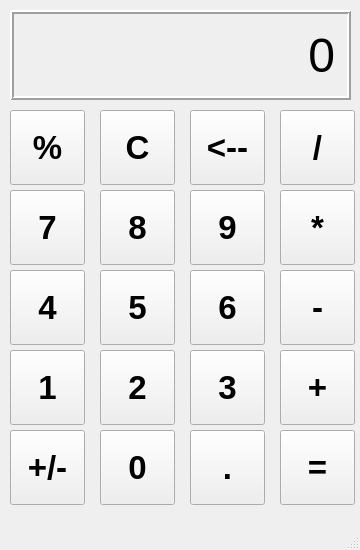
<?xml version="1.0" encoding="UTF-8"?>
<ui version="4.0">
 <class>MainWindow</class>
 <widget class="QMainWindow" name="MainWindow">
  <property name="geometry">
   <rect>
    <x>0</x>
    <y>0</y>
    <width>360</width>
    <height>550</height>
   </rect>
  </property>
  <property name="windowTitle">
   <string>Calculator</string>
  </property>
  <widget class="QWidget" name="centralwidget">
   <widget class="QLabel" name="outputLabel">
    <property name="geometry">
     <rect>
      <x>10</x>
      <y>10</y>
      <width>341</width>
      <height>90</height>
     </rect>
    </property>
    <property name="font">
     <font>
      <pointsize>36</pointsize>
     </font>
    </property>
    <property name="frameShape">
     <enum>QFrame::Box</enum>
    </property>
    <property name="frameShadow">
     <enum>QFrame::Raised</enum>
    </property>
    <property name="lineWidth">
     <number>2</number>
    </property>
    <property name="text">
     <string>0</string>
    </property>
    <property name="alignment">
     <set>Qt::AlignRight|Qt::AlignTrailing|Qt::AlignVCenter</set>
    </property>
    <property name="margin">
     <number>15</number>
    </property>
   </widget>
   <widget class="QPushButton" name="percentButton">
    <property name="geometry">
     <rect>
      <x>10</x>
      <y>110</y>
      <width>75</width>
      <height>75</height>
     </rect>
    </property>
    <property name="font">
     <font>
      <pointsize>25</pointsize>
      <weight>75</weight>
      <bold>true</bold>
     </font>
    </property>
    <property name="text">
     <string>%</string>
    </property>
   </widget>
   <widget class="QPushButton" name="divisionButton">
    <property name="geometry">
     <rect>
      <x>280</x>
      <y>110</y>
      <width>75</width>
      <height>75</height>
     </rect>
    </property>
    <property name="font">
     <font>
      <pointsize>25</pointsize>
      <weight>75</weight>
      <bold>true</bold>
     </font>
    </property>
    <property name="text">
     <string>/</string>
    </property>
   </widget>
   <widget class="QPushButton" name="arrowButton">
    <property name="geometry">
     <rect>
      <x>190</x>
      <y>110</y>
      <width>75</width>
      <height>75</height>
     </rect>
    </property>
    <property name="font">
     <font>
      <pointsize>25</pointsize>
      <weight>75</weight>
      <bold>true</bold>
     </font>
    </property>
    <property name="text">
     <string>&lt;--</string>
    </property>
   </widget>
   <widget class="QPushButton" name="CButton">
    <property name="geometry">
     <rect>
      <x>100</x>
      <y>110</y>
      <width>75</width>
      <height>75</height>
     </rect>
    </property>
    <property name="font">
     <font>
      <pointsize>25</pointsize>
      <weight>75</weight>
      <bold>true</bold>
     </font>
    </property>
    <property name="text">
     <string>C</string>
    </property>
   </widget>
   <widget class="QPushButton" name="sevenButton">
    <property name="geometry">
     <rect>
      <x>10</x>
      <y>190</y>
      <width>75</width>
      <height>75</height>
     </rect>
    </property>
    <property name="font">
     <font>
      <pointsize>25</pointsize>
      <weight>75</weight>
      <bold>true</bold>
     </font>
    </property>
    <property name="text">
     <string>7</string>
    </property>
   </widget>
   <widget class="QPushButton" name="nineButton">
    <property name="geometry">
     <rect>
      <x>190</x>
      <y>190</y>
      <width>75</width>
      <height>75</height>
     </rect>
    </property>
    <property name="font">
     <font>
      <pointsize>25</pointsize>
      <weight>75</weight>
      <bold>true</bold>
     </font>
    </property>
    <property name="text">
     <string>9</string>
    </property>
   </widget>
   <widget class="QPushButton" name="multiplicationButton">
    <property name="geometry">
     <rect>
      <x>280</x>
      <y>190</y>
      <width>75</width>
      <height>75</height>
     </rect>
    </property>
    <property name="font">
     <font>
      <pointsize>25</pointsize>
      <weight>75</weight>
      <bold>true</bold>
     </font>
    </property>
    <property name="text">
     <string>*</string>
    </property>
   </widget>
   <widget class="QPushButton" name="eightButton">
    <property name="geometry">
     <rect>
      <x>100</x>
      <y>190</y>
      <width>75</width>
      <height>75</height>
     </rect>
    </property>
    <property name="font">
     <font>
      <pointsize>25</pointsize>
      <weight>75</weight>
      <bold>true</bold>
     </font>
    </property>
    <property name="text">
     <string>8</string>
    </property>
   </widget>
   <widget class="QPushButton" name="fourButton">
    <property name="geometry">
     <rect>
      <x>10</x>
      <y>270</y>
      <width>75</width>
      <height>75</height>
     </rect>
    </property>
    <property name="font">
     <font>
      <pointsize>25</pointsize>
      <weight>75</weight>
      <bold>true</bold>
     </font>
    </property>
    <property name="text">
     <string>4</string>
    </property>
   </widget>
   <widget class="QPushButton" name="sixButton">
    <property name="geometry">
     <rect>
      <x>190</x>
      <y>270</y>
      <width>75</width>
      <height>75</height>
     </rect>
    </property>
    <property name="font">
     <font>
      <pointsize>25</pointsize>
      <weight>75</weight>
      <bold>true</bold>
     </font>
    </property>
    <property name="text">
     <string>6</string>
    </property>
   </widget>
   <widget class="QPushButton" name="subtractionButton">
    <property name="geometry">
     <rect>
      <x>280</x>
      <y>270</y>
      <width>75</width>
      <height>75</height>
     </rect>
    </property>
    <property name="font">
     <font>
      <pointsize>25</pointsize>
      <weight>75</weight>
      <bold>true</bold>
     </font>
    </property>
    <property name="text">
     <string>-</string>
    </property>
   </widget>
   <widget class="QPushButton" name="fiveButton">
    <property name="geometry">
     <rect>
      <x>100</x>
      <y>270</y>
      <width>75</width>
      <height>75</height>
     </rect>
    </property>
    <property name="font">
     <font>
      <pointsize>25</pointsize>
      <weight>75</weight>
      <bold>true</bold>
     </font>
    </property>
    <property name="text">
     <string>5</string>
    </property>
   </widget>
   <widget class="QPushButton" name="oneButton">
    <property name="geometry">
     <rect>
      <x>10</x>
      <y>350</y>
      <width>75</width>
      <height>75</height>
     </rect>
    </property>
    <property name="font">
     <font>
      <pointsize>25</pointsize>
      <weight>75</weight>
      <bold>true</bold>
     </font>
    </property>
    <property name="text">
     <string>1</string>
    </property>
   </widget>
   <widget class="QPushButton" name="threeButton">
    <property name="geometry">
     <rect>
      <x>190</x>
      <y>350</y>
      <width>75</width>
      <height>75</height>
     </rect>
    </property>
    <property name="font">
     <font>
      <pointsize>25</pointsize>
      <weight>75</weight>
      <bold>true</bold>
     </font>
    </property>
    <property name="text">
     <string>3</string>
    </property>
   </widget>
   <widget class="QPushButton" name="additionButton">
    <property name="geometry">
     <rect>
      <x>280</x>
      <y>350</y>
      <width>75</width>
      <height>75</height>
     </rect>
    </property>
    <property name="font">
     <font>
      <pointsize>25</pointsize>
      <weight>75</weight>
      <bold>true</bold>
     </font>
    </property>
    <property name="text">
     <string>+</string>
    </property>
   </widget>
   <widget class="QPushButton" name="twoButton">
    <property name="geometry">
     <rect>
      <x>100</x>
      <y>350</y>
      <width>75</width>
      <height>75</height>
     </rect>
    </property>
    <property name="font">
     <font>
      <pointsize>25</pointsize>
      <weight>75</weight>
      <bold>true</bold>
     </font>
    </property>
    <property name="text">
     <string>2</string>
    </property>
   </widget>
   <widget class="QPushButton" name="plus_minusButton">
    <property name="geometry">
     <rect>
      <x>10</x>
      <y>430</y>
      <width>75</width>
      <height>75</height>
     </rect>
    </property>
    <property name="font">
     <font>
      <pointsize>25</pointsize>
      <weight>75</weight>
      <bold>true</bold>
     </font>
    </property>
    <property name="text">
     <string>+/-</string>
    </property>
   </widget>
   <widget class="QPushButton" name="pointButton">
    <property name="geometry">
     <rect>
      <x>190</x>
      <y>430</y>
      <width>75</width>
      <height>75</height>
     </rect>
    </property>
    <property name="font">
     <font>
      <pointsize>25</pointsize>
      <weight>75</weight>
      <bold>true</bold>
     </font>
    </property>
    <property name="text">
     <string>.</string>
    </property>
   </widget>
   <widget class="QPushButton" name="equalButton">
    <property name="geometry">
     <rect>
      <x>280</x>
      <y>430</y>
      <width>75</width>
      <height>75</height>
     </rect>
    </property>
    <property name="font">
     <font>
      <pointsize>25</pointsize>
      <weight>75</weight>
      <bold>true</bold>
     </font>
    </property>
    <property name="text">
     <string>=</string>
    </property>
   </widget>
   <widget class="QPushButton" name="zeroButton">
    <property name="geometry">
     <rect>
      <x>100</x>
      <y>430</y>
      <width>75</width>
      <height>75</height>
     </rect>
    </property>
    <property name="font">
     <font>
      <pointsize>25</pointsize>
      <weight>75</weight>
      <bold>true</bold>
     </font>
    </property>
    <property name="text">
     <string>0</string>
    </property>
   </widget>
  </widget>
  <widget class="QMenuBar" name="menubar">
   <property name="geometry">
    <rect>
     <x>0</x>
     <y>0</y>
     <width>360</width>
     <height>21</height>
    </rect>
   </property>
  </widget>
  <widget class="QStatusBar" name="statusbar"/>
 </widget>
 <resources/>
 <connections/>
</ui>
